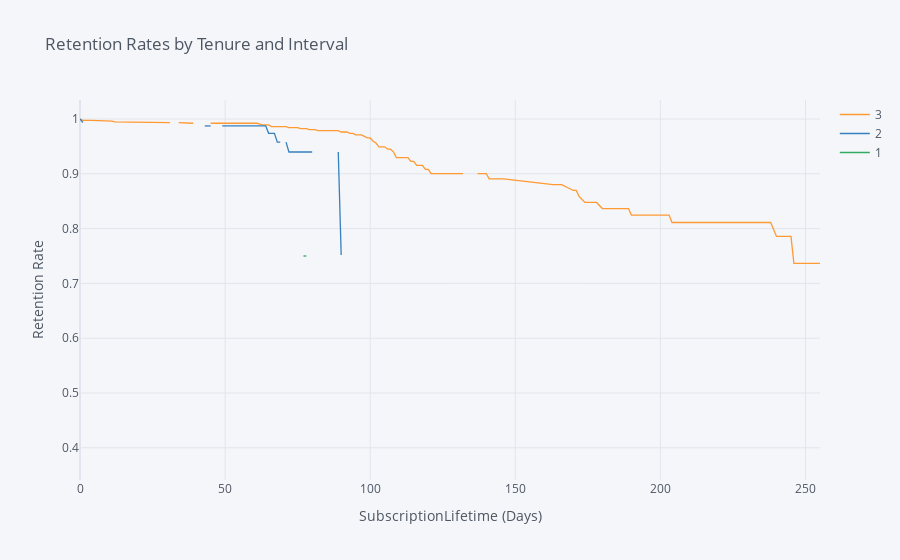

The cell this chart's notebook holds for it:
### Code cell
data_survival["Interval"] = data_survival["Interval"].astype(str)

rates = survival(data_survival, 'Interval', 'SubscriptionLifetime', 'Active')

rates.iplot(kind='line', xTitle='SubscriptionLifetime (Days)', yTitle='Retention Rate',
            title='Retention Rates by Tenure and Interval')

### Figure 1 — Plotly figure (JSON) as saved in the notebook; plotly's stock layout.template omitted (floating-point values rounded to 4 significant figures; data arrays with more than 128 entries replaced by an {"elided": "..."} marker saying what was removed)
{"data": [{"line": {"color": "rgba(255, 153, 51, 1.0)", "dash": "solid", "shape": "linear", "width": 1.3}, "mode": "lines", "name": "3", "text": "", "type": "scatter", "x": {"elided": "164 int values"}, "y": {"elided": "164 mixed values"}}, {"line": {"color": "rgba(55, 128, 191, 1.0)", "dash": "solid", "shape": "linear", "width": 1.3}, "mode": "lines", "name": "2", "text": "", "type": "scatter", "x": {"elided": "164 int values"}, "y": {"elided": "164 mixed values"}}, {"line": {"color": "rgba(50, 171, 96, 1.0)", "dash": "solid", "shape": "linear", "width": 1.3}, "mode": "lines", "name": "1", "text": "", "type": "scatter", "x": {"elided": "164 int values"}, "y": {"elided": "164 mixed values"}}], "layout": {"legend": {"bgcolor": "#F5F6F9", "font": {"color": "#4D5663"}}, "paper_bgcolor": "#F5F6F9", "plot_bgcolor": "#F5F6F9", "title": {"font": {"color": "#4D5663"}, "text": "Retention Rates by Tenure and Interval"}, "xaxis": {"gridcolor": "#E1E5ED", "showgrid": true, "tickfont": {"color": "#4D5663"}, "title": {"font": {"color": "#4D5663"}, "text": "SubscriptionLifetime (Days)"}, "zerolinecolor": "#E1E5ED"}, "yaxis": {"gridcolor": "#E1E5ED", "showgrid": true, "tickfont": {"color": "#4D5663"}, "title": {"font": {"color": "#4D5663"}, "text": "Retention Rate"}, "zerolinecolor": "#E1E5ED"}}}
